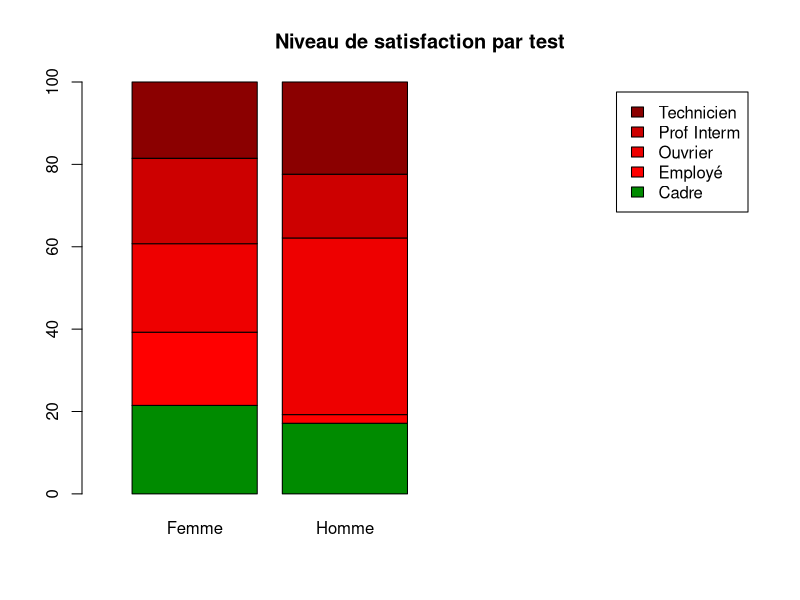
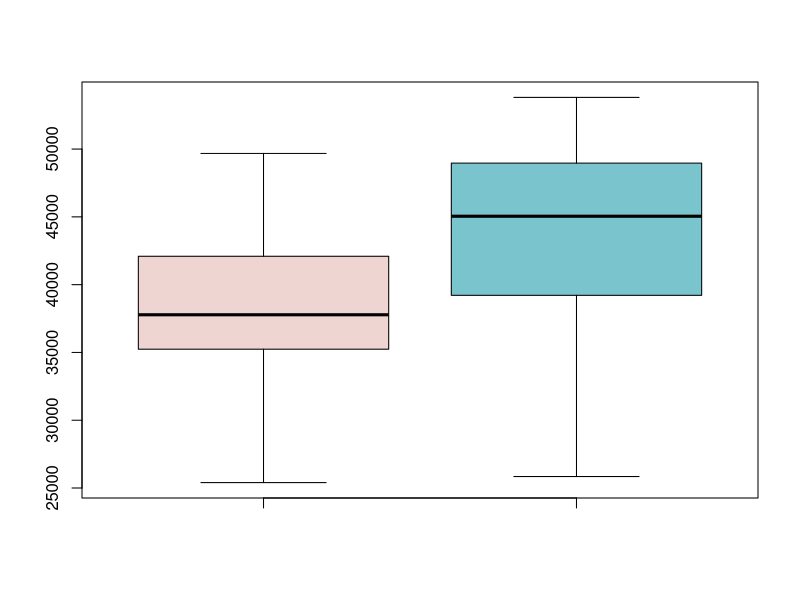
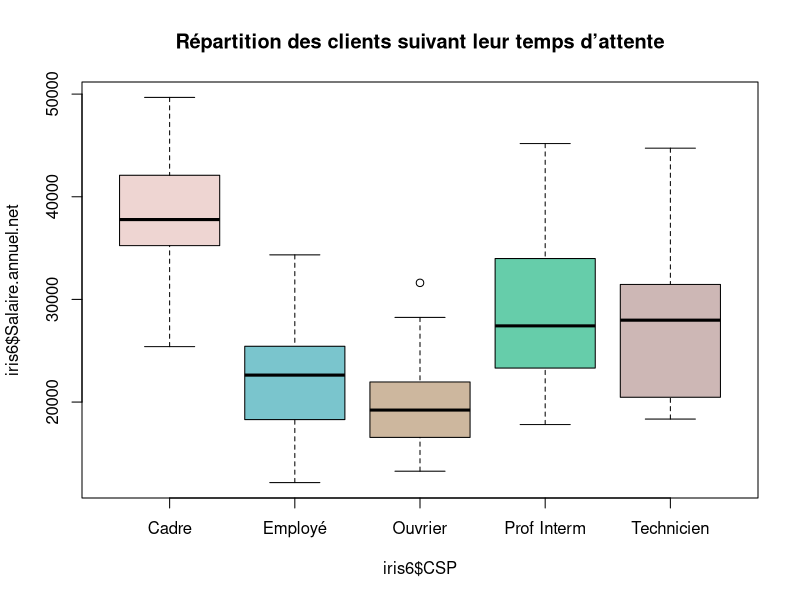
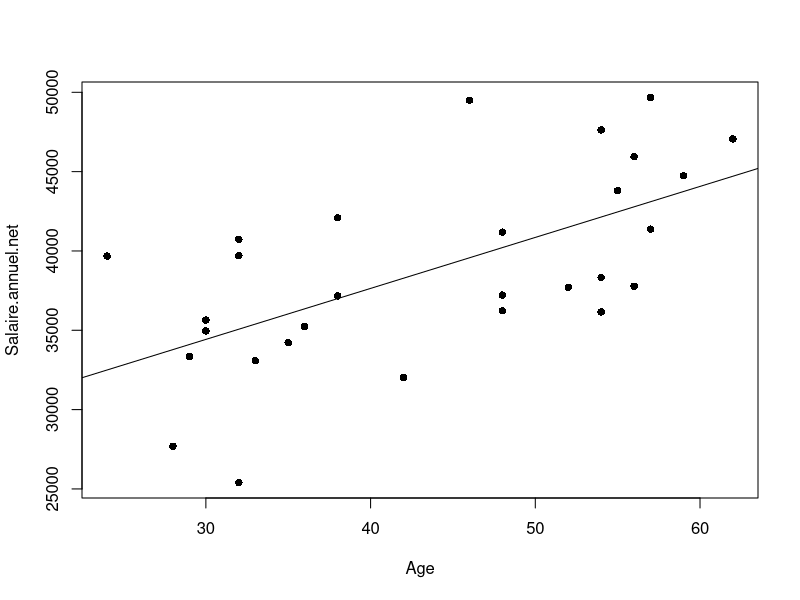
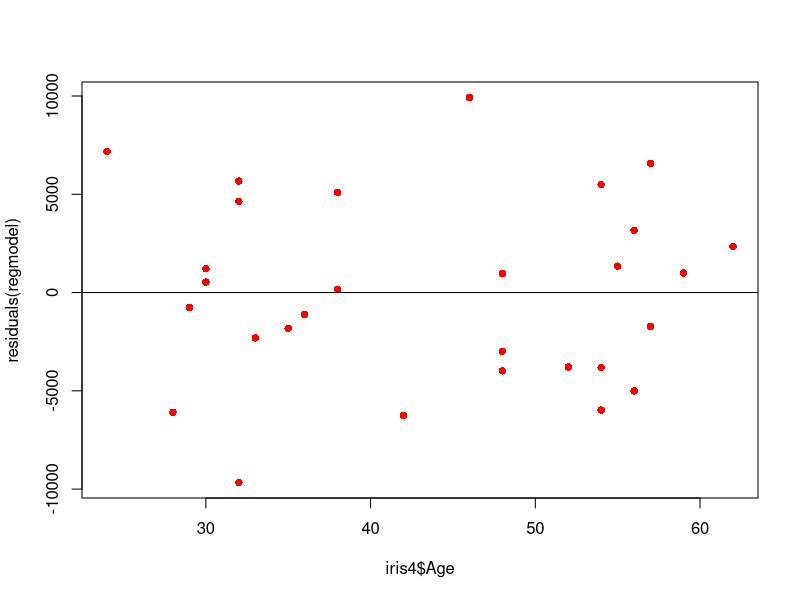
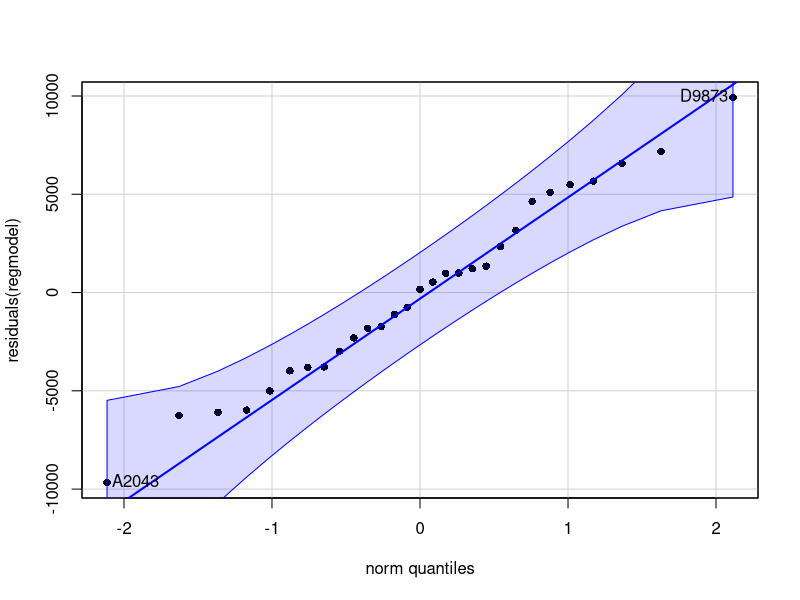

These figures' R source, in order:
assur <- read.csv("Data.csv",sep=";",dec=".",header=TRUE, row.names=1, stringsAsFactors=TRUE)
head(assur)

#Table de contigence
test = table(assur$CSP, assur$Sexe)
test

test2 = prop.table(test, margin=2) * 100 #permet d'y ramener sur un pourcentage
test2

barplot(test2, col =c("green4","red1","red2","red3","red4") ,
        main="Niveau de satisfaction par test", xlim=c(0,5), legend=TRUE)

#Test du chi2
chisq.test(test)


#PARTIE B STUDENT
dh <- subset(assur, assur$CSP == "Cadre") #On sépare en sous ensemble
lala = table(dh$Salaire.annuel.net, dh$Sexe)

iris4 = subset(assur, Sexe == "Femme" & CSP == "Cadre")
mean(iris4$Salaire.annuel.net)
sd(iris4$Salaire.annuel.net)
length(iris4$Salaire.annuel.net)

iris5 = subset(assur, Sexe == "Homme" & CSP == "Cadre")
mean(iris5$Salaire.annuel.net)
sd(iris5$Salaire.annuel.net)
length(iris5$Salaire.annuel.net)

boxplot(iris4$Salaire.annuel.net, iris5$Salaire.annuel.net, whisklty = 1, boxfill=c("mistyrose2","cadetblue3", main="Re ́partition des clients suivant leur temps d’attente"))

var.test(iris4$Salaire.annuel.net, iris5$Salaire.annuel.net)

#p-value > alpha Conserve H0 donc on dit que les variances sont égaux

t.test(iris5$Salaire.annuel.net, iris4$Salaire.annuel.net,  alternative = "greater", var.equal=TRUE) #A vérifier
#p-value < alpha donc on rejete H0 et oui machin est supérieur.


#PARTIE C ANOVA
iris6 = subset(assur, Sexe == "Femme")
boxplot(iris6$Salaire.annuel.net~iris6$CSP, data=iris4, whisklty = 2, boxfill=c("mistyrose2","cadetblue3","bisque3","aquamarine3", "mistyrose3"), main="Répartition des clients suivant leur temps d’attente", legend=TRUE)

femmeOuv = subset(assur, Sexe == "Femme" & CSP == "Ouvrier")
shapiro.test(femmeOuv$Salaire.annuel.net)

femmeCadre = subset(assur, Sexe == "Femme" & CSP == "Cadre")
shapiro.test(femmeCadre$Salaire.annuel.net)

femmeEmploy = subset(assur, Sexe == "Femme" & CSP == "Employé")
shapiro.test(femmeEmploy$Salaire.annuel.net)

femmeInterm = subset(assur, Sexe == "Femme" & CSP == "Prof Interm")
shapiro.test(femmeInterm$Salaire.annuel.net)

femmeInterm = subset(assur, Sexe == "Femme" & CSP == "Technicien")
shapiro.test(femmeInterm$Salaire.annuel.net)


bartlett.test(iris6$Salaire.annuel.net~iris6$CSP)

#Avec correction de welch car hétérogénéité des variances 
oneway.test(iris6$Salaire.annuel.net ~ iris6$CSP, data=iris6, var.equal = FALSE)

#CSP -> Donc il y a un impact sur le salaire des femmes

pairwise.t.test(iris6$Salaire.annuel.net, iris6$CSP, p.adjust.method = "fdr")

#PARTIE D
install.packages("car")
library("car")

plot(Salaire.annuel.net ~ Age, data=iris4, pch=16)
regmodel<-lm( Salaire.annuel.net ~ Age, data=iris4)
abline(regmodel)

plot(iris4$Age, residuals(regmodel),pch=16,col="red")
abline(h = 0)

qqPlot(residuals(regmodel),pch=16)

cor.test(iris4$Age, iris4$Salaire.annuel.net, alternative="greater", method="pearson")
summary(regmodel)
